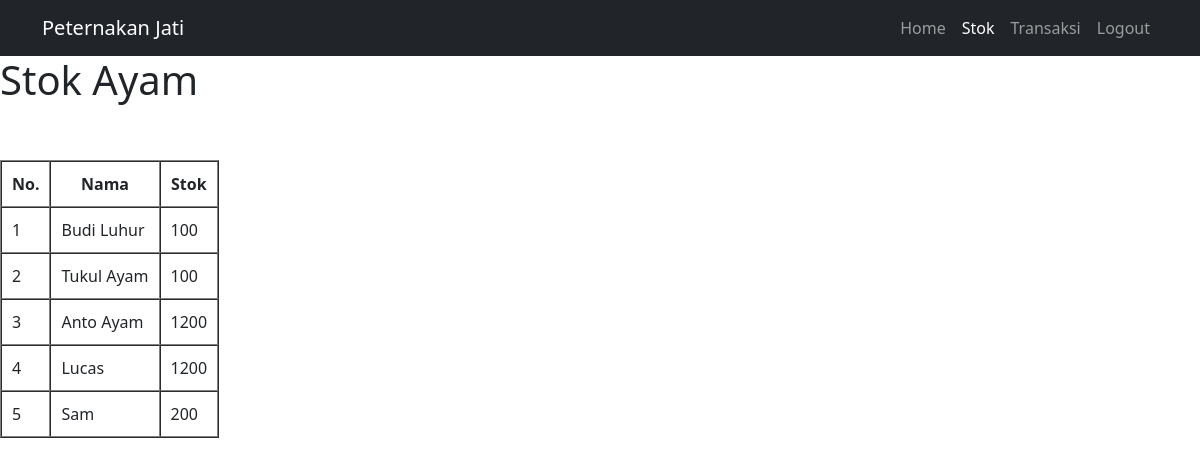
/PeternakanAyam_Draft1/penjual/stok_penjual.php (signed in), run on the app's committed database.
### tables this page shows
CREATE TABLE `tabel_login` (
  `id` int(11) NOT NULL,
  `user` varchar(100) NOT NULL,
  `pass` varchar(400) NOT NULL,
  `id_grup` varchar(100) NOT NULL,
  `nama` text NOT NULL,
  `alamat` text NOT NULL,
  `kota` text NOT NULL,
  `tlp` decimal(20,0) NOT NULL,
  `email` text NOT NULL,
  `last_login` datetime NOT NULL,
  `create_login` datetime NOT NULL,
  `stok` int(11) NOT NULL,
  `harga` int(11) NOT NULL
);

### PeternakanAyam_Draft1/fungsi/functions.php (called while the page is built, shortened)
<?php
    $link = mysqli_connect('localhost', 'tkacom_annisa02', '3720469_*D2X', 'tkacom_peternakan_annisa');
    function query($query) {
        global $link;
        $result = mysqli_query($link, $query);
        $rows = [];
        while( $row = mysqli_fetch_assoc($result)) {
            $rows[] = $row;
        }
        return $rows;
    }
?>

### PeternakanAyam_Draft1/penjual/stok_penjual.php (the view, shortened to what this page needs)
<?php
    require '../fungsi/functions.php';
    $ternak = query("SELECT * from tabel_login WHERE id_grup !='admin'");
?>
<!DOCTYPE html>
<html lang="en">
<head>
    <link href="../style/mainpage.css" rel="stylesheet" />
</head>
<body>
    <nav class="navbar navbar-expand-lg navbar-dark bg-dark">
        <div class="container">
            <a class="navbar-brand" href="#">Peternakan Jati</a>
            <div class="collapse navbar-collapse" id="navbarSupportedContent">
                <ul class="navbar-nav ms-auto mb-2 mb-lg-0">
                    <li class="nav-item"><a class="nav-link" href="hal_penjual.php">Home</a></li>
                    <li class="nav-item"><a class="nav-link active" aria-current="page" href="stok_penjual.php">Stok</a></li>
                    <li class="nav-item"><a class="nav-link" href="transaksi_penjual.php">Transaksi</a></li>
                    <li class="nav-item"><a class="nav-link" href="../fungsi/logout.php">Logout</a></li>
                </ul>
            </div>
        </div>
    </nav>
    <div>
    <h1>Stok Ayam</h1>
    <br><br>
    <table border="1" cellpadding="10" cellspacing="0">
    <tr>
        <th>No.</th>
        <th>Nama</th>
        <th>Stok</th>
    </tr>
    <?php $i = 1;   ?>
    <?php foreach( $ternak as $row ): ?>
    <tr>
        <td><?= $i; ?></td>
        <td><?= $row["nama"]; ?></td>
        <td><?= $row["stok"]; ?></td>
    </tr>
    <?php $i++; ?>
    <?php endforeach; ?>
    </table>
</div>
</body>
</html>

### data on the page
tabel_login: nama "Budi Luhur", stok "100"
tabel_login: nama "Tukul Ayam", stok "100"
tabel_login: nama "Anto Ayam", stok "1200"
tabel_login: nama "Lucas", stok "1200"
tabel_login: nama "Sam", stok "200"
